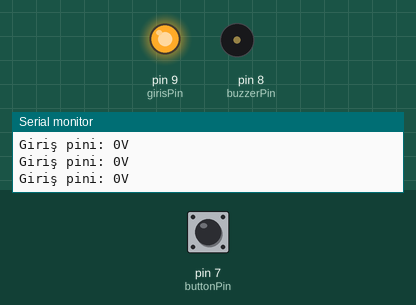
Recording of a sketch running on a simulated Arduino Uno, built with avr-gcc and run on an emulated ATmega328P. Parts: output pins drawn as LEDs (lit = HIGH), buzzer (waves = sounding, pin HIGH), the last lines printed to the serial monitor. The test bench sets the inputs (shaded band); at power-on: pin 7 (buttonPin) HIGH.

Above: at 2.8 s.
2.9 s: pin 7 (buttonPin) pulled LOW for 1.2 s
At 4.4 s:
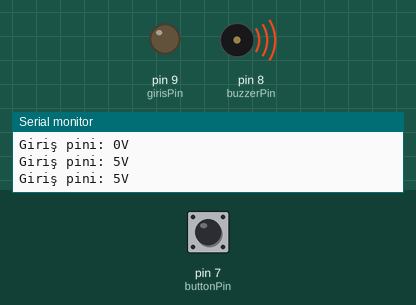
6.5 s: pin 7 (buttonPin) pulled LOW for 3.2 s
At 11.0 s:
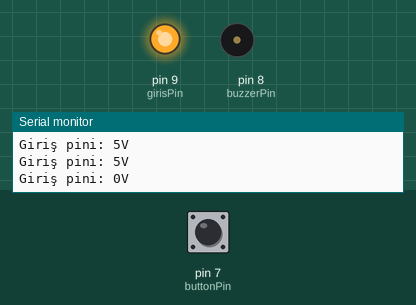
Timing chart, 0 to 12.5 s (numbered marks = the images above; inputs shaded):
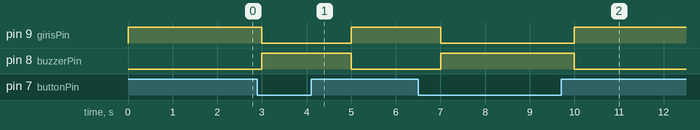

Measured:
- after the input at 2.9 s, pin 9 (girisPin): HIGH → LOW after 0.10 s, → HIGH 2.0 s later; pin 8 (buzzerPin): LOW → HIGH after 0.10 s, → LOW 2.0 s later
- after the input at 6.5 s, pin 9 (girisPin): HIGH → LOW after 0.50 s, → HIGH 3.0 s later; pin 8 (buzzerPin): LOW → HIGH after 0.50 s, → LOW 3.0 s later

The sketch:

Zil_anahtarlama.ino
```cpp
const int buttonPin = 7;
const int buzzerPin = 8;
const int girisPin = 9;

void setup() {
  pinMode(buttonPin, INPUT_PULLUP);
  pinMode(buzzerPin, OUTPUT);
  pinMode(girisPin, OUTPUT);

  digitalWrite(buzzerPin, LOW);
  digitalWrite(girisPin, LOW);

  Serial.begin(9600);
}

void loop() {
  bool buttonDurum = digitalRead(buttonPin);

  if (buttonDurum == LOW) {
    digitalWrite(buzzerPin, 1);
    digitalWrite(girisPin, 0);
    Serial.println("Giriş pini: 5V");
  } else {
    digitalWrite(buzzerPin, 0);
    digitalWrite(girisPin, 1);
    Serial.println("Giriş pini: 0V");
  }
  delay(1000);
}
```
